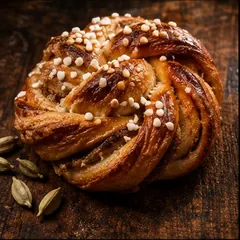
#> input picture docs/images/bun-240.webp, 240 x 240 px, given in place of hero.jpg, which was not available
$ python make-motion.py
#> lines starting #> are read from the running program, lines starting #| are printed output that depends on the picture
"""Local fallback after Gemini rejected both JPEG and PNG attachments.
Locked camera; periodic steam wisps and small, spatially masked oven-light change.
No generative-video claim. Frames are piped directly to ffmpeg; no frame payloads.
"""
from PIL import Image, ImageDraw, ImageFilter
import math, subprocess
from pathlib import Path
im=Image.open('verification/originals/hero.jpg').convert('RGB').resize((1280,720),Image.Resampling.LANCZOS)
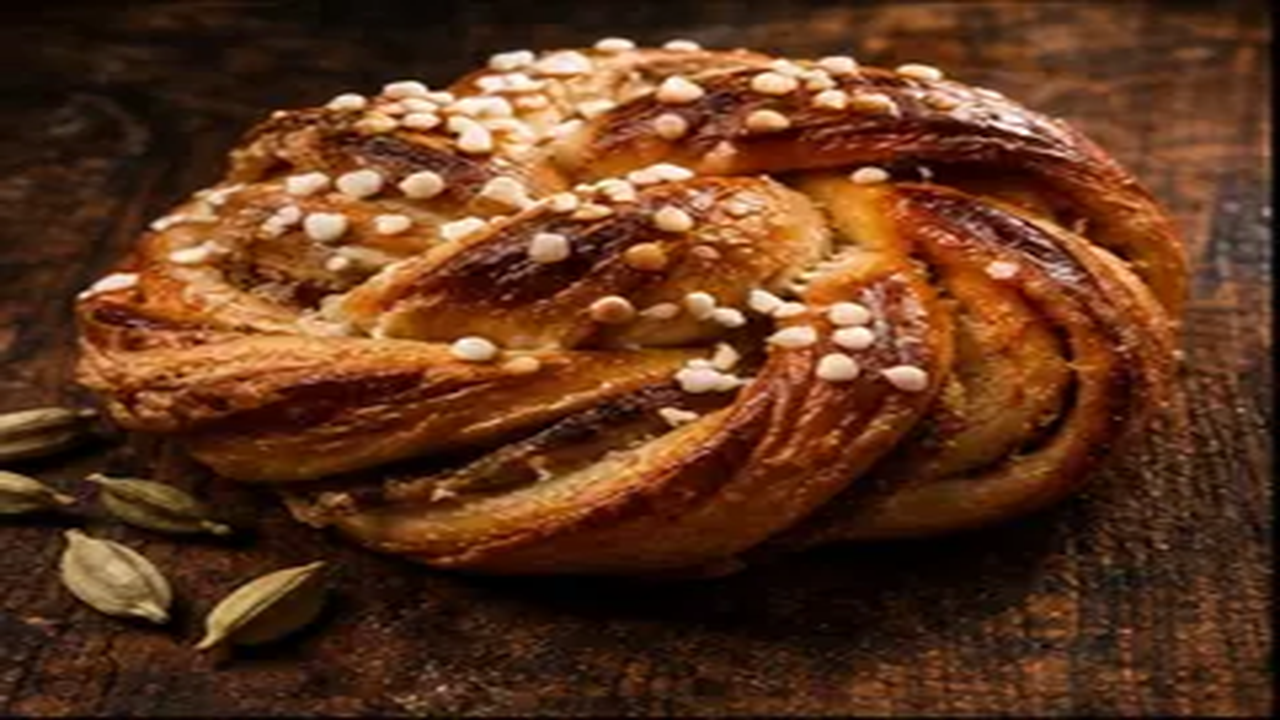
#> im: PIL image 1280x720 RGB; mean R, G, B 96.5, 55, 30.4
w,h=im.size
#> w = 1280; h = 720
mask=Image.new('L',(w,h));d=ImageDraw.Draw(mask);d.ellipse((870,65,1360,460),fill=190);mask=mask.filter(ImageFilter.GaussianBlur(75))
#> after `mask = Image.new('L', (w, h))`: mask: PIL image 1280x720 L; every value is 0
#> after `mask = mask.filter(ImageFilter.GaussianBlur(75))`:
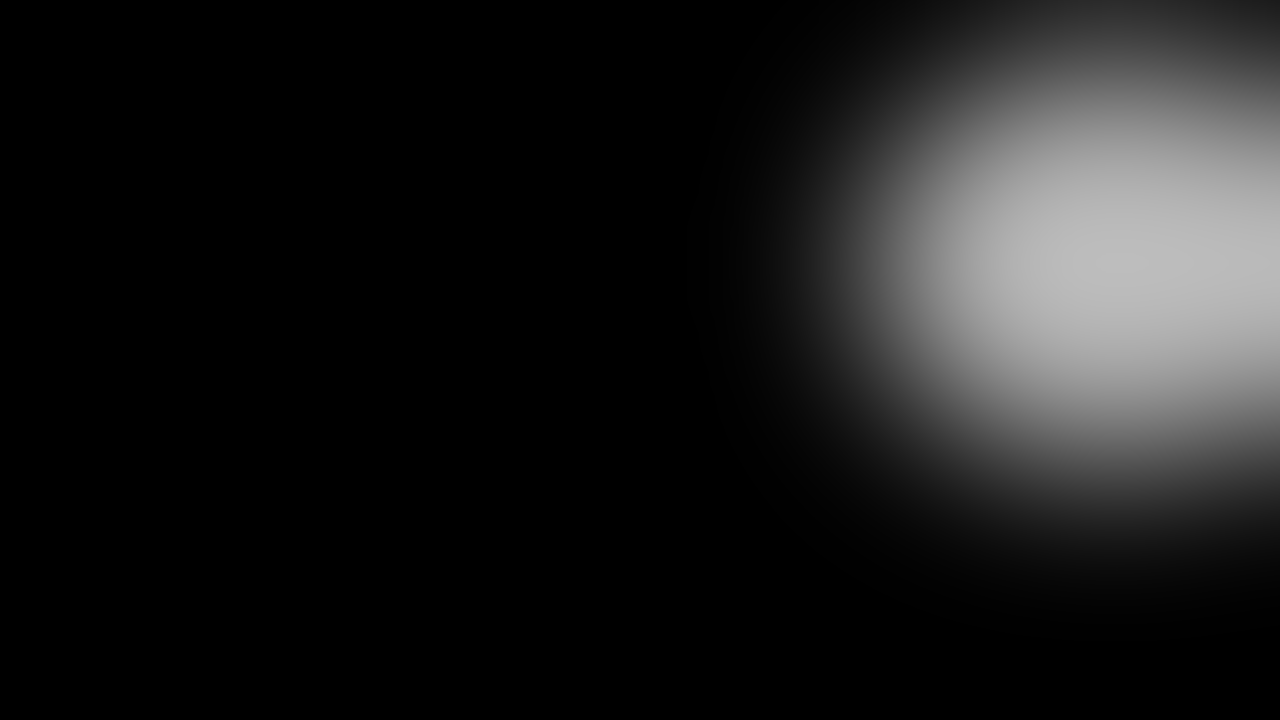
#> mask: PIL image 1280x720 L; min 0, max 189, mean 27.6
light=Image.new('RGB',(w,h),(255,167,70))
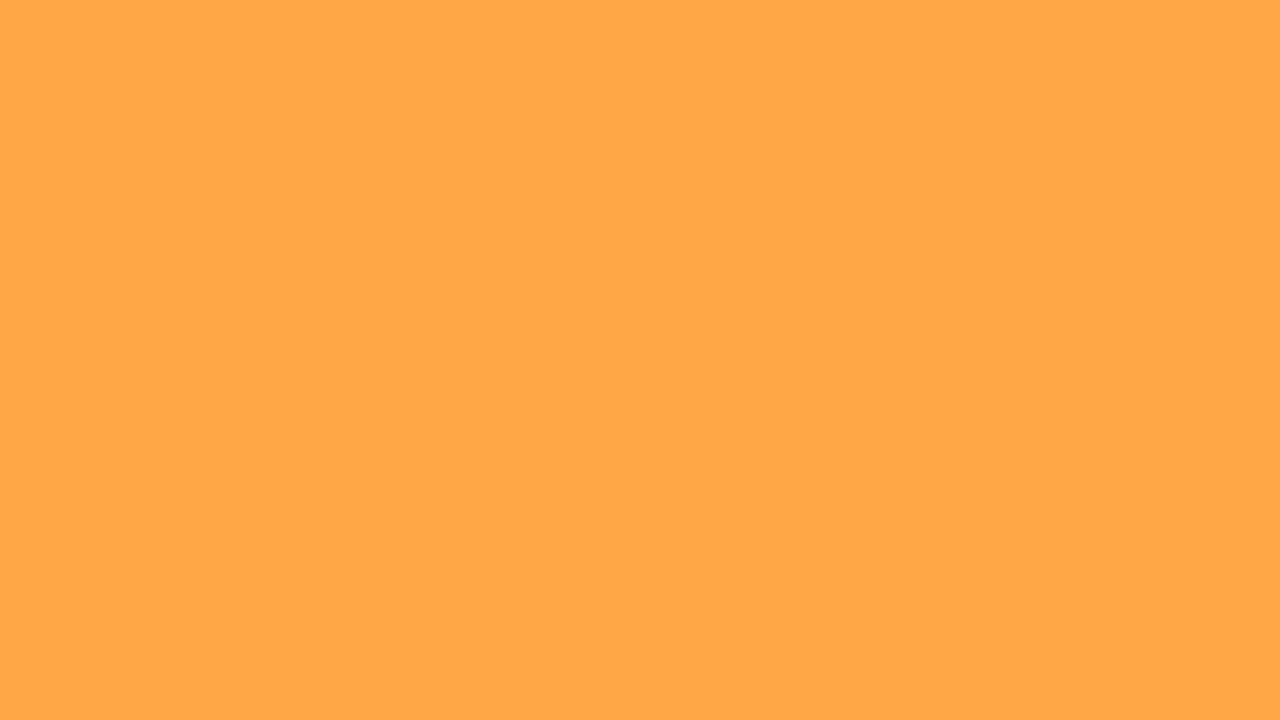
#> light: PIL image 1280x720 RGB; mean R, G, B 255, 167, 70
out=Path('public/images');out.mkdir(exist_ok=True)
#> (the run stopped early here; a loop or call above may not have finished)

$ run again, on docs/images/croissant-240.webp
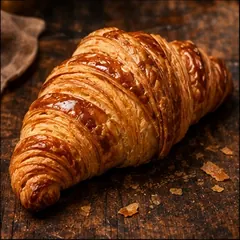
#> input picture docs/images/croissant-240.webp, 240 x 240 px, given in place of hero.jpg, which was not available
#> `im=Image.open('verification/originals/hero.jpg').convert('RGB').resize..`:
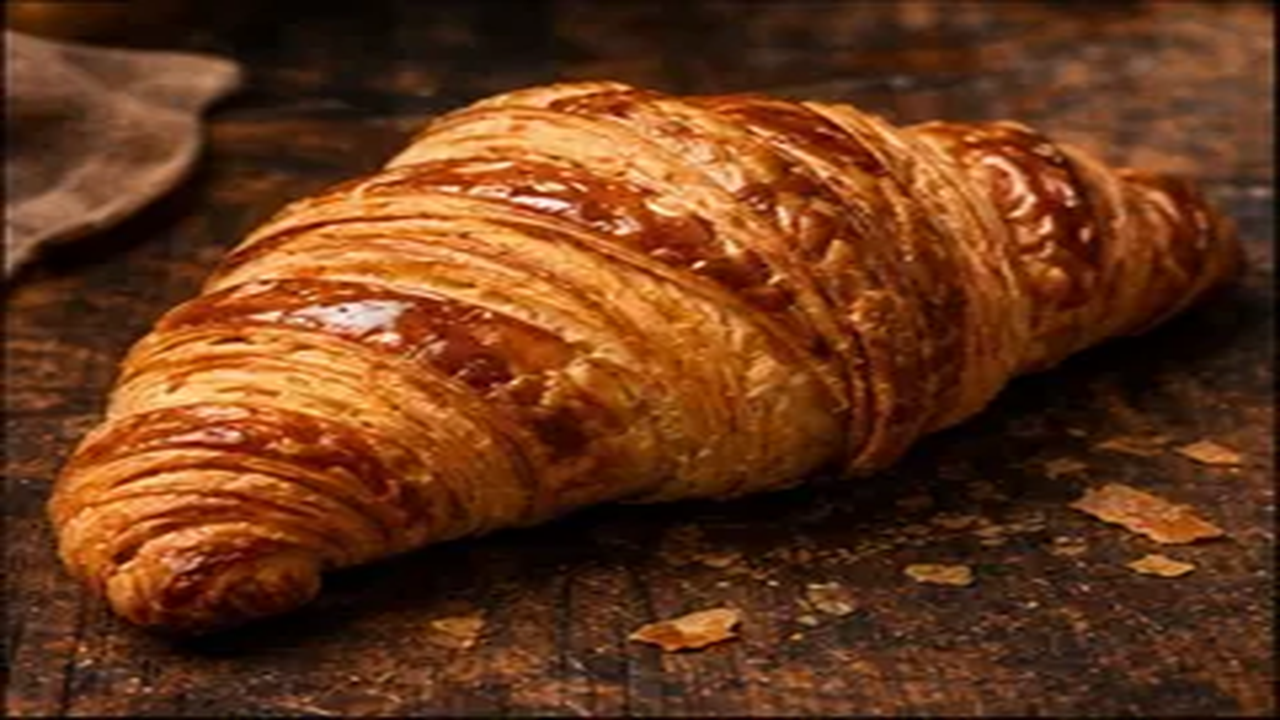
#> im: PIL image 1280x720 RGB; mean R, G, B 104.7, 56, 26.3
#> mask: PIL image 1280x720 L; every value is 0

$ run again, on docs/images/exterior-1672.webp
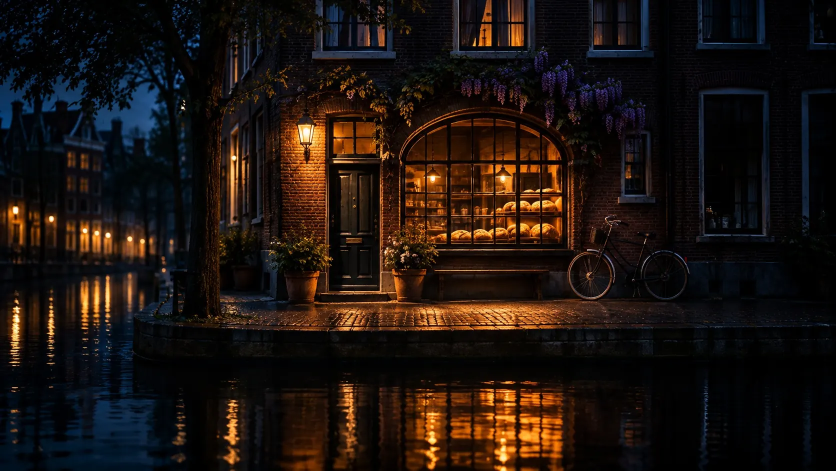
#> input picture docs/images/exterior-1672.webp, 1672 x 941 px, given in place of hero.jpg, which was not available (shown at 1/2 size)
#> `im=Image.open('verification/originals/hero.jpg').convert('RGB').resize..`:
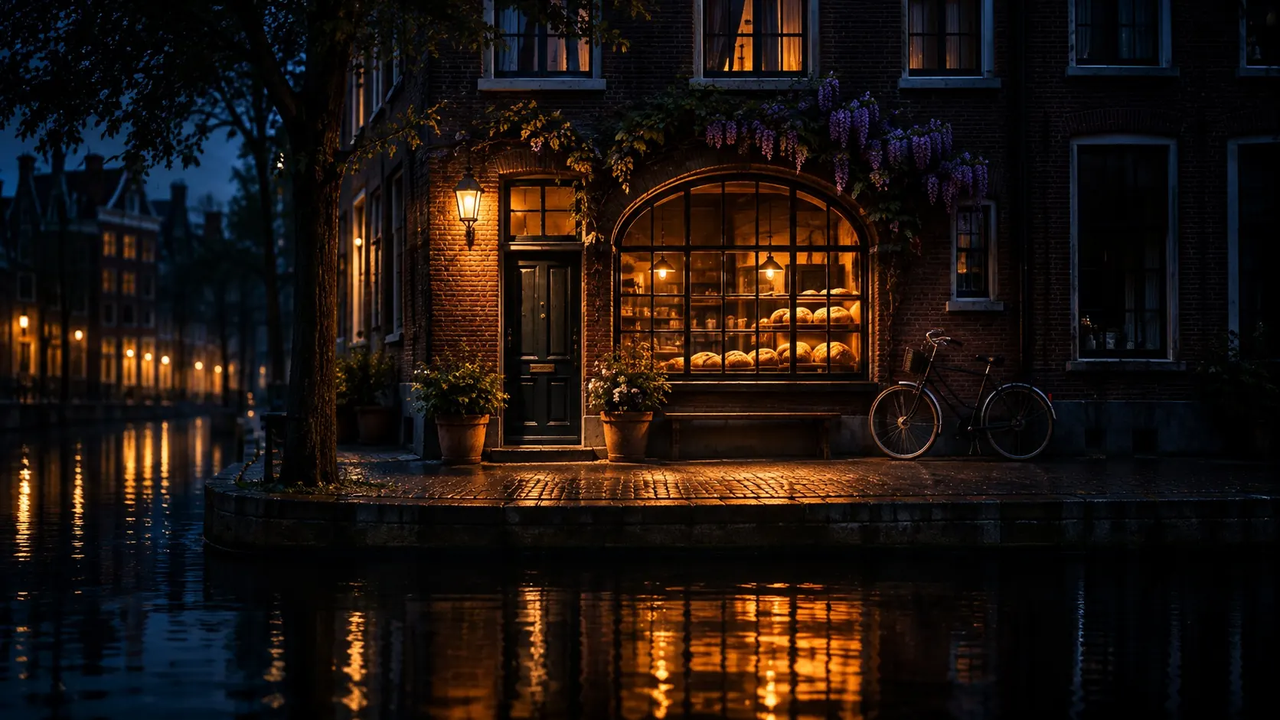
#> im: PIL image 1280x720 RGB; mean R, G, B 29.1, 19.5, 14.9
#> mask: PIL image 1280x720 L; every value is 0
